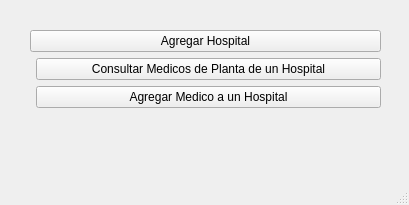
<?xml version="1.0" encoding="UTF-8"?>
<ui version="4.0">
 <class>VentanaPrincipal</class>
 <widget class="QMainWindow" name="VentanaPrincipal">
  <property name="geometry">
   <rect>
    <x>0</x>
    <y>0</y>
    <width>409</width>
    <height>205</height>
   </rect>
  </property>
  <property name="windowTitle">
   <string>MainWindow</string>
  </property>
  <widget class="QWidget" name="centralwidget">
   <widget class="QWidget" name="layoutWidget">
    <property name="geometry">
     <rect>
      <x>30</x>
      <y>30</y>
      <width>351</width>
      <height>111</height>
     </rect>
    </property>
    <layout class="QFormLayout" name="formLayout">
     <item row="1" column="0" colspan="2">
      <widget class="QPushButton" name="AddHospital">
       <property name="text">
        <string>Agregar Hospital</string>
       </property>
      </widget>
     </item>
     <item row="2" column="1">
      <widget class="QPushButton" name="ConsultarMedicos">
       <property name="text">
        <string>Consultar Medicos de Planta de un Hospital</string>
       </property>
      </widget>
     </item>
     <item row="3" column="1">
      <widget class="QPushButton" name="AgregarMedicos">
       <property name="text">
        <string>Agregar Medico a un Hospital</string>
       </property>
      </widget>
     </item>
    </layout>
   </widget>
  </widget>
  <widget class="QMenuBar" name="menubar">
   <property name="geometry">
    <rect>
     <x>0</x>
     <y>0</y>
     <width>409</width>
     <height>21</height>
    </rect>
   </property>
  </widget>
  <widget class="QStatusBar" name="statusbar"/>
 </widget>
 <resources/>
 <connections/>
</ui>
